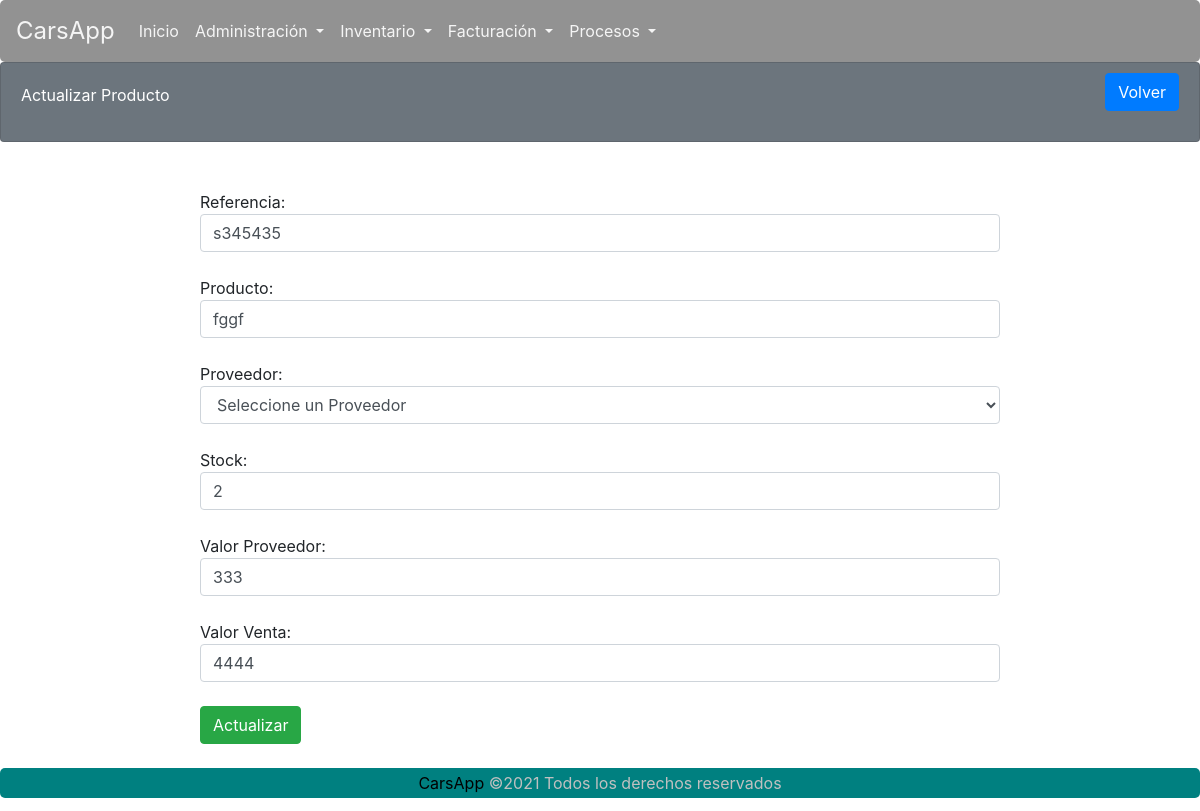
/carsapp/inventarioFormActualizar/1/, run on the app's committed database.
### carsapp/models.py (models this page shows)
class Inventario(models.Model):
    id_Producto = models.AutoField(primary_key=True)
    Ref = models.CharField(max_length=30, blank=False, null=False)
    producto = models.CharField(max_length=30, blank=False, null=False)
    imagen = models.ImageField(upload_to='productos/', null=True)
    provedor = models.ForeignKey(Proveedor, on_delete=models.DO_NOTHING, default='Desconocido')
    stock = models.SmallIntegerField(blank=False, null=False)
    valor_Proveedor = models.IntegerField(blank=False, null=False)
    valor_Venta = models.IntegerField(blank=False, null=False)

### carsapp/views.py (the view)
# urls.py: path('inventarioFormActualizar/<int:id>/', views.inventarioFormActualizar, name='inventarioFormActualizar'),
def inventarioFormActualizar(request, id):
    proveedor = Proveedor.objects.all()
    q = Inventario.objects.get(pk = id)
    contexto = { "dato": q, 'proveedor': proveedor}
    return render(request, 'carsapp/inventarioFormActualizar.html', contexto)

### carsapp/templates/carsapp/inventarioFormActualizar.html (shortened to what this page needs)
{% extends 'carsapp/base.html' %}
{% load static %}
{% block contenedor %}
<div class="card text-white bg-secondary">
    <div class="card-body">
        <div>
            Actualizar Producto
        </div>
        <div class="btn-cerrarSesion">
            <a class="btn btn-primary" href="{% url 'carsapp:inventarioListar' %}" id="ID_BTNListar4">Volver</a>
        </div>
    </div>
</div>
<div class="formularios">
    <form action="{% url 'carsapp:inventarioActualizar' %}" method="POST">
        <input type="hidden" name="id" value="{{ dato.id_Producto }}"><br>
        Referencia: <input name="Ref" value="{{ dato.Ref }}" class="form-control"><br>
        Producto: <input name="producto" value="{{ dato.producto }}" class="form-control"><br>
        Proveedor: <select name="proveedor" class="form-control">
            <option value="0">Seleccione un Proveedor</option>
        </select><br>
        Stock: <input type="number" name="stock" value="{{ dato.stock }}" class="form-control"><br>
        Valor Proveedor: <input name="valor_Proveedor" value="{{ dato.valor_Proveedor }}" class="form-control"><br>
        Valor Venta: <input name="valor_Venta" value="{{ dato.valor_Venta }}" class="form-control"><br>
        <button type="submit" class="btn btn-success">Actualizar</button><br>
    </form>
</div>
{% endblock %}

### carsapp/static/carsapp/CSS/estilos.css (style rules this page uses)
* { margin: 0; padding: 0; }
.card-body > div { display: inline-block; }
.btn-cerrarSesion { margin-top: -10px; float: right; }
.card { height: 10vh; }
.formularios { width: 800px; max-width: 800px; margin: 0 auto; margin-top: 2%; margin-bottom: 2%; }
h4, h2,small,a { margin: 0; padding: 0; color: black; }
a { text-decoration: none; }

### data on the page
Inventario: Ref "s345435", producto "fggf", stock "2", valor_Proveedor "333", valor_Venta "4444"
